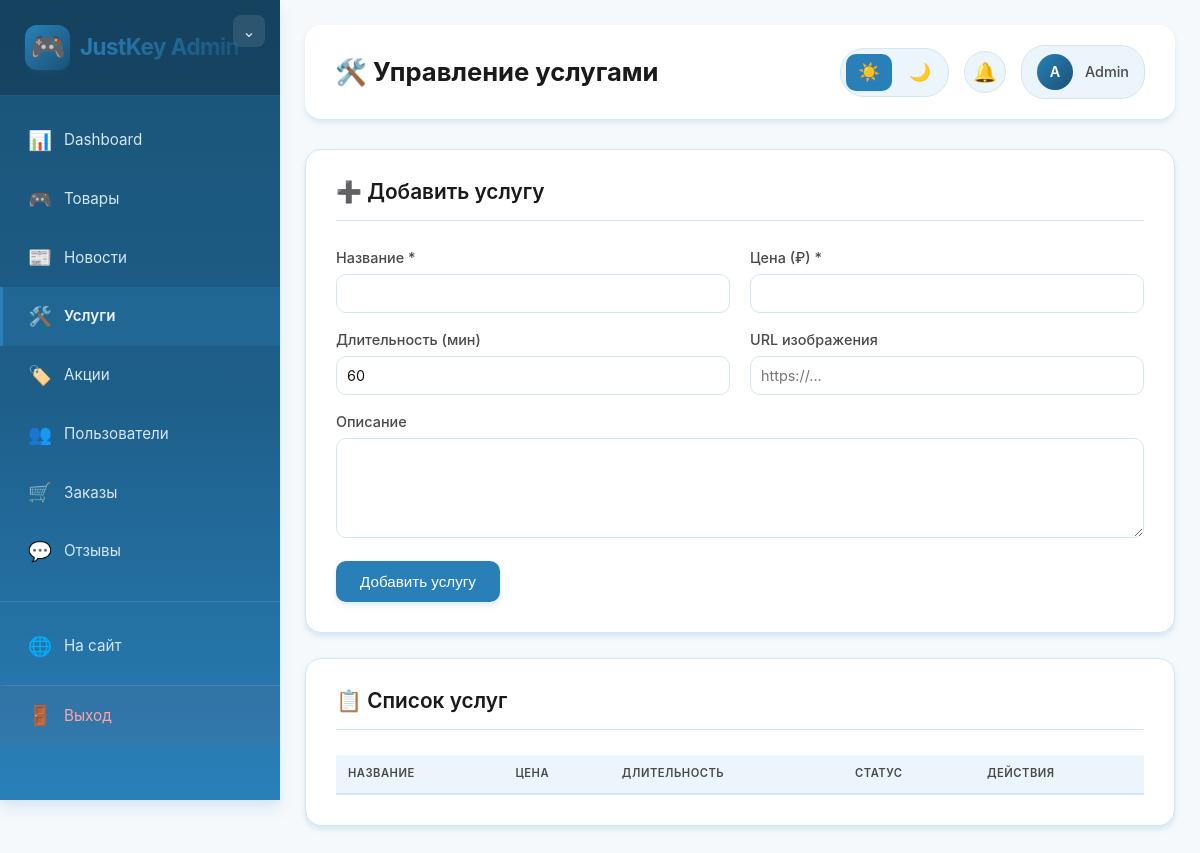
Page /admin/services.php (signed in) on the earlier database version.
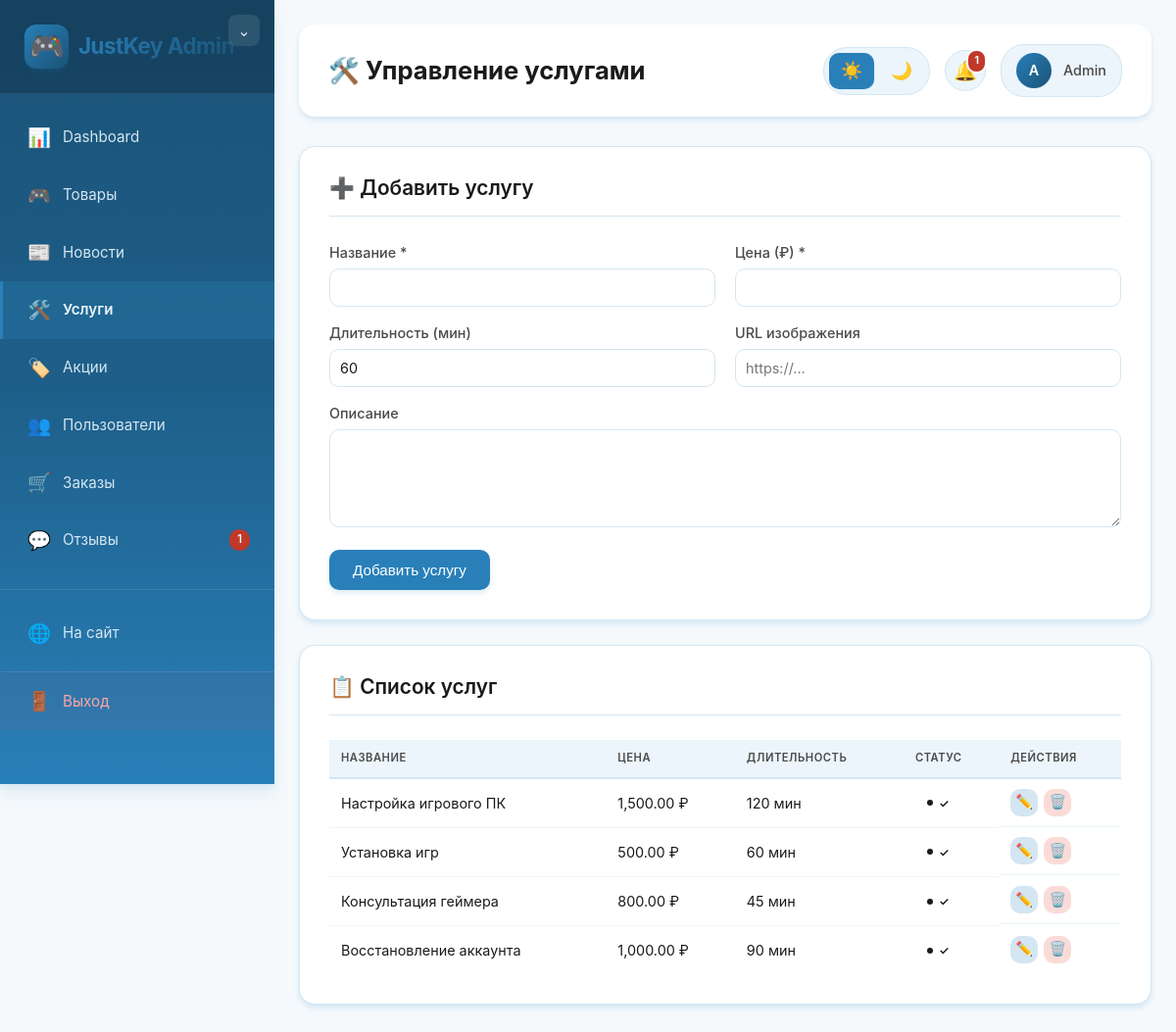
Same page on the later database version.
### tables this page shows
CREATE TABLE services (
    id INT AUTO_INCREMENT PRIMARY KEY,
    name VARCHAR(255) NOT NULL,
    description TEXT,
    price DECIMAL(10, 2) NOT NULL,
    duration INT DEFAULT 60,
    image_url VARCHAR(255),
    is_active BOOLEAN DEFAULT TRUE,
    created_at TIMESTAMP DEFAULT CURRENT_TIMESTAMP
);

### admin/services.php (the view, shortened to what this page needs)
<?php
require_once '../config.php';
$stmt = $pdo->query("SELECT * FROM services ORDER BY created_at DESC");
$services = $stmt->fetchAll();
?>
<!DOCTYPE html>
<html lang="ru">
<head>
    <link rel="stylesheet" href="../style.css">
    <link rel="stylesheet" href="admin-style.css">
</head>
<body class="admin-body">
    <div class="admin-container">
        <?php include 'includes/sidebar.php'; ?>
        <main class="admin-main">
            <header class="admin-header">
                <h1>🛠️ Управление услугами</h1>
                <?php include 'includes/theme-toggle.php'; ?>
            </header>
            <div class="admin-form">
                <h2>➕ Добавить услугу</h2>
                <form method="POST">
                    <div class="form-row">
                        <div class="form-group">
                            <label>Название *</label>
                            <input type="text" name="name" required>
                        </div>
                        <div class="form-group">
                            <label>Цена (₽) *</label>
                            <input type="number" name="price" step="0.01" min="0" required>
                        </div>
                    </div>
                    <div class="form-row">
                        <div class="form-group">
                            <label>Длительность (мин)</label>
                            <input type="number" name="duration" value="60" min="0">
                        </div>
                        <div class="form-group">
                            <label>URL изображения</label>
                            <input type="url" name="image_url" placeholder="https://...">
                        </div>
                    </div>
                    <div class="form-group">
                        <label>Описание</label>
                        <textarea name="description" rows="4"></textarea>
                    </div>
                    <button type="submit" class="btn btn-primary">Добавить услугу</button>
                </form>
            </div>
            <div class="admin-form">
                <h2>📋 Список услуг</h2>
                <table class="admin-table admin-table-compact">
                    <thead>
                        <tr>
                            <th>Название</th>
                            <th>Цена</th>
                            <th>Длительность</th>
                            <th>Статус</th>
                            <th>Действия</th>
                        </tr>
                    </thead>
                    <tbody>
                        <?php foreach ($services as $service): ?>
                        <tr>
                            <td><?= htmlspecialchars($service['name'] ?? 'Без названия') ?></td>
                            <td><?= number_format($service['price'] ?? 0, 2) ?> ₽</td>
                            <td><?= htmlspecialchars($service['duration'] ?? 0) ?> мин</td>
                            <td>
                                <span class="status-badge status-badge-<?= !empty($service['is_active']) ? 'active' : 'inactive' ?>">
                                    <?= !empty($service['is_active']) ? '✓' : '✗' ?>
                                </span>
                            </td>
                            <td class="actions actions-compact">
                                <button class="btn-icon btn-edit" onclick='editService({
                                    id: <?= $service['id'] ?? 0 ?>,
                                    name: "<?= addslashes($service['name'] ?? '') ?>",
                                    description: "<?= addslashes($service['description'] ?? '') ?>",
                                    price: <?= $service['price'] ?? 0 ?>,
                                    duration: <?= $service['duration'] ?? 0 ?>,
                                    image_url: "<?= addslashes($service['image_url'] ?? '') ?>",
                                    is_active: <?= $service['is_active'] ?? 0 ?>
                                })'>✏️</button>
                                <form method="POST" style="display:inline;" onsubmit="return confirm('Удалить услугу?')">
                                    <button type="submit" class="btn-icon btn-delete">🗑️</button>
                                </form>
                            </td>
                        </tr>
                        <?php endforeach; ?>
                    </tbody>
                </table>
            </div>
        </main>
    </div>
</body>
</html>

### admin/includes/sidebar.php (shortened to what this page needs)
<nav class="admin-sidebar" id="sidebar">
    <button class="sidebar-toggle-top" id="sidebarToggleTop" onclick="toggleSidebarDesktop()" title="Свернуть/развернуть меню">
        <span class="toggle-icon-top">⌄</span>
    </button>
    <div class="admin-logo">
        <h2><span class="logo-icon">🎮</span> <span class="logo-text">JustKey Admin</span></h2>
    </div>
    <ul class="admin-menu">
        <li>
            <a href="index.php" class="<?= basename($_SERVER['PHP_SELF']) == 'index.php' ? 'active' : '' ?>">
                <span class="menu-icon">📊</span>
                Dashboard
            </a>
        </li>
        <li>
            <a href="products.php" class="<?= basename($_SERVER['PHP_SELF']) == 'products.php' ? 'active' : '' ?>">
                <span class="menu-icon">🎮</span>
                Товары
            </a>
        </li>
        <li>
            <a href="news.php" class="<?= basename($_SERVER['PHP_SELF']) == 'news.php' ? 'active' : '' ?>">
                <span class="menu-icon">📰</span>
                Новости
            </a>
        </li>
        <li>
            <a href="services.php" class="<?= basename($_SERVER['PHP_SELF']) == 'services.php' ? 'active' : '' ?>">
                <span class="menu-icon">🛠️</span>
                Услуги
            </a>
        </li>
        <li>
            <a href="promotions.php" class="<?= basename($_SERVER['PHP_SELF']) == 'promotions.php' ? 'active' : '' ?>">
                <span class="menu-icon">🏷️</span>
                Акции
            </a>
        </li>
        <li>
            <a href="users.php" class="<?= basename($_SERVER['PHP_SELF']) == 'users.php' ? 'active' : '' ?>">
                <span class="menu-icon">👥</span>
                Пользователи
            </a>
        </li>
        <li>
            <a href="orders.php" class="<?= basename($_SERVER['PHP_SELF']) == 'orders.php' ? 'active' : '' ?>">
                <span class="menu-icon">🛒</span>
                Заказы
            </a>
        </li>
        <li>
            <a href="reviews.php" class="<?= basename($_SERVER['PHP_SELF']) == 'reviews.php' ? 'active' : '' ?>">
                <span class="menu-icon">💬</span>
                Отзывы
                <?php
                try {
                    $pending_stmt = $pdo->query("SELECT COUNT(*) as count FROM reviews WHERE is_approved = 0");
                    $pending_count = $pending_stmt->fetch()['count'];
                    if ($pending_count > 0) {
                        echo '<span class="badge">' . $pending_count . '</span>';
                    }
                } catch(Exception $e) {}
                ?>
            </a>
        </li>
        <li style="margin-top: 20px; padding-top: 15px; border-top: 1px solid rgba(255,255,255,0.1);">
            <a href="../index.php" target="_blank">
                <span class="menu-icon">🌐</span>
                На сайт
            </a>
        </li>
        <li>
            <a href="../logout.php" class="logout">
                <span class="menu-icon">🚪</span>
                Выход
            </a>
        </li>
    </ul>
</nav>

### admin/includes/theme-toggle.php (shortened to what this page needs)
<div class="admin-header-actions">
    <div class="theme-toggle" id="themeToggle">
        <button type="button" data-theme="light" title="Светлая тема" onclick="setTheme('light')">
            ☀️
        </button>
        <button type="button" data-theme="dark" title="Темная тема" onclick="setTheme('dark')">
            🌙
        </button>
    </div>
    <div class="notifications-panel">
        <div class="notification-bell" id="notificationBell" title="Уведомления" style="cursor: pointer; position: relative;">
            <span class="bell-icon">🔔</span>
            <?php
            try {
                $pending_reviews = $pdo->query("SELECT COUNT(*) as count FROM reviews WHERE is_approved = 0")->fetch()['count'];
                $pending_orders = $pdo->query("SELECT COUNT(*) as count FROM orders WHERE status = 'pending'")->fetch()['count'];
                $total_notifications = $pending_reviews + $pending_orders;
                if ($total_notifications > 0) {
                    echo '<span class="notification-badge">' . min($total_notifications, 99) . '</span>';
                }
            } catch(Exception $e) {}
            ?>
        </div>
    </div>
    <div class="admin-user-info">
        <div class="user-avatar">
            <?= strtoupper(substr($_SESSION['login'] ?? 'A', 0, 1)) ?>
        </div>
        <span><?= htmlspecialchars($_SESSION['login'] ?? 'Admin') ?></span>
    </div>
</div>

### style.css (style rules this page uses)
:root { --primary-color: #2980b9; --primary-dark: #1f6391; --primary-light: #3498db; --secondary-color: #1a5276; --accent-color: #f39c12; --bg-primary: #ffffff; --bg-secondary: #f5f9fc; --bg-tertiary: #ebf5fb; --bg-card: #ffffff; --text-primary: #1a1a1a; --text-secondary: #4a4a4a; --text-muted: #8a8a8a; --border-color: #d6eaf8; --shadow-sm: 0 1px 2px 0 rgba(41, 128, 185, 0.06); --shadow-md: 0 4px 6px -1px rgba(41, 128, 185, 0.1); --shadow-lg: 0 10px 15px -3px rgba(41, 128, 185, 0.1); --shadow-xl: 0 20px 25px -5px rgba(41, 128, 185, 0.12); --success-color: #27ae60; --warning-color: #f39c12; --error-color: #e74c3c; --info-color: #2980b9; --gradient-primary: linear-gradient(135deg, #2980b9 0%, #1a5276 100%); --gradient-secondary: linear-gradient(135deg, #3498db 0%, #2980b9 100%); --gradient-gaming: linear-gradient(135deg, #2980b9 0%, #0e3a52 100%); }
[data-theme="dark"] { --primary-color: #3498db; --primary-dark: #2980b9; --primary-light: #5dade2; --bg-primary: #1a1a1a; --bg-secondary: #2d2d2d; --bg-tertiary: #3d3d3d; --bg-card: #2d2d2d; --text-primary: #f5f5f5; --text-secondary: #d0d0d0; --text-muted: #9a9a9a; --border-color: #4a4a4a; --shadow-sm: 0 1px 2px 0 rgba(52, 152, 219, 0.2); --shadow-md: 0 4px 6px -1px rgba(52, 152, 219, 0.25); --shadow-lg: 0 10px 15px -3px rgba(52, 152, 219, 0.3); --shadow-xl: 0 20px 25px -5px rgba(52, 152, 219, 0.35); }
* { margin: 0; padding: 0; box-sizing: border-box; }
html { scroll-behavior: smooth; font-size: 16px; }
body { font-family: 'Inter', -apple-system, BlinkMacSystemFont, 'Segoe UI', Roboto, sans-serif; background-color: var(--bg-primary); color: var(--text-primary); line-height: 1.6; transition: background-color 0.3s ease, color 0.3s ease; overflow-x: hidden; }
h1, h2, h3, h4, h5, h6 { font-weight: 700; line-height: 1.2; margin-bottom: 1rem; }
h1 { font-size: 3rem; }
h2 { font-size: 2.5rem; }
a { color: var(--primary-color); text-decoration: none; transition: color 0.3s ease; }
.logo-icon { width: 45px; height: 45px; background: var(--gradient-primary); border-radius: 12px; display: flex; align-items: center; justify-content: center; color: white; font-size: 1.5rem; box-shadow: var(--shadow-md); }
.logo-text { background: var(--gradient-primary); -webkit-background-clip: text; -webkit-text-fill-color: transparent; background-clip: text; }
.btn-icon { width: 42px; height: 42px; border-radius: 10px; background: var(--bg-secondary); border: none; color: var(--text-primary); cursor: pointer; display: flex; align-items: center; justify-content: center; transition: all 0.3s ease; position: relative; font-size: 1.2rem; }
.btn { padding: 0.75rem 1.5rem; border-radius: 10px; border: none; font-weight: 600; cursor: pointer; transition: all 0.3s ease; display: inline-flex; align-items: center; justify-content: center; gap: 0.5rem; font-size: 1rem; text-align: center; }
.btn-primary { background: var(--gradient-primary); color: white; box-shadow: var(--shadow-md); }
.form-row { display: grid; grid-template-columns: 1fr 1fr; gap: 1rem; }
.form-group { margin-bottom: 1.5rem; }
.form-group label { display: block; margin-bottom: 0.5rem; font-weight: 600; color: var(--text-secondary); }
.form-group input, .form-group select, .form-group textarea { width: 100%; padding: 0.875rem 1rem; border: 2px solid var(--border-color); border-radius: 10px; background: var(--bg-primary); color: var(--text-primary); font-size: 1rem; transition: all 0.3s ease; }

Differences in the rows shown:
added services: name "Настройка игрового ПК", price "1,500.00", duration "120"
added services: name "Установка игр", price "500.00", duration "60"
added services: name "Консультация геймера", price "800.00", duration "45"
added services: name "Восстановление аккаунта", price "1,000.00", duration "90"
Other differences:
$pending_count: (not shown) → "1"
min($total_notifications, 99): (not shown) → "1"
